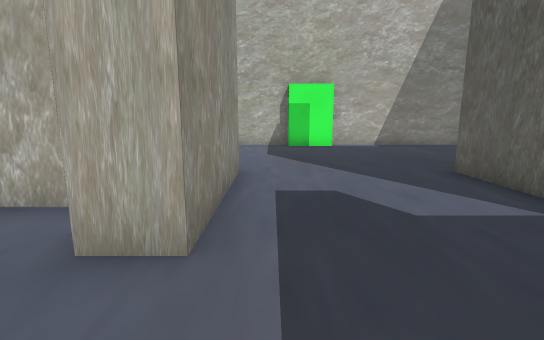
[1] (above)

18 first-person views from a walk through a scene from a Unity 3-D project. The camera is 1.2 m above the floor, tilts 10° down and sees 85° across. The floor is counted in squares, 1 m on a side. Each view is taken from the middle of a square. On the plan, view 1 faces up. The plan holds only what a view shows up to about 13 squares ahead; the rest is blank. The place goes on beyond the plan. The player is left out.

[2]
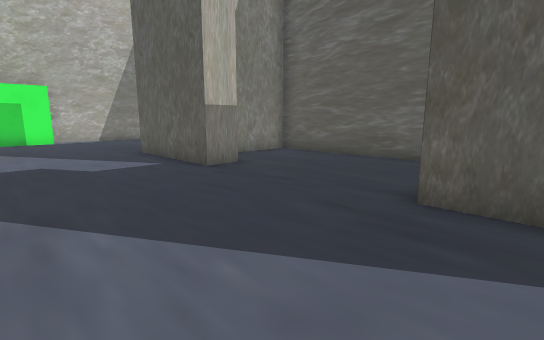

[3]
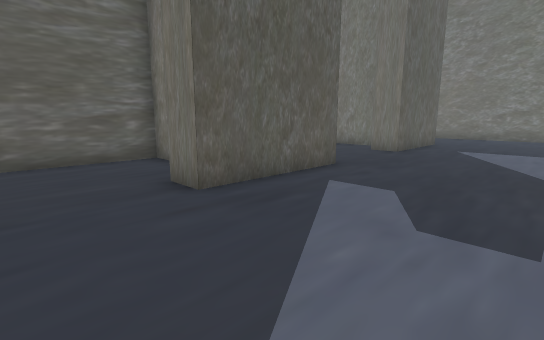

[4]
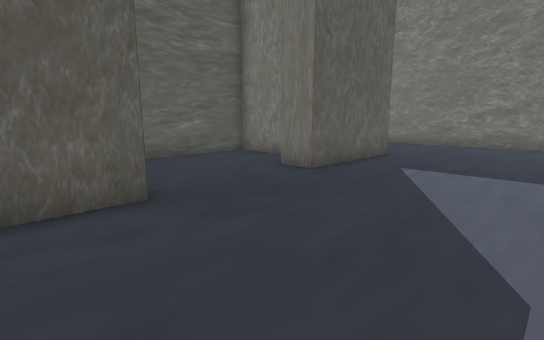

[5]
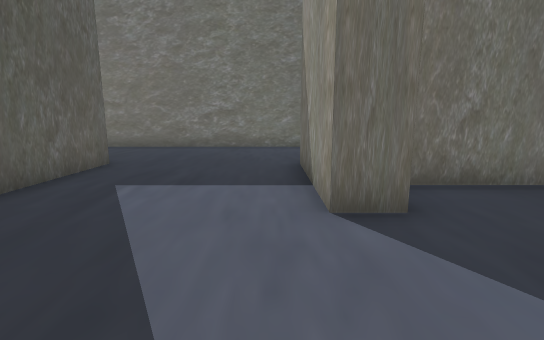

[6]
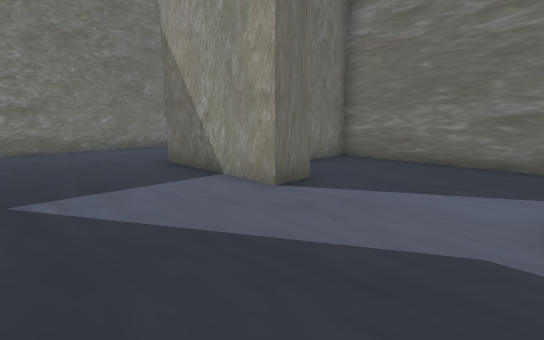

[7]
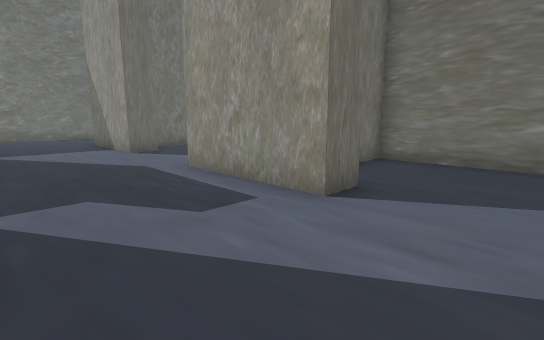

[8]
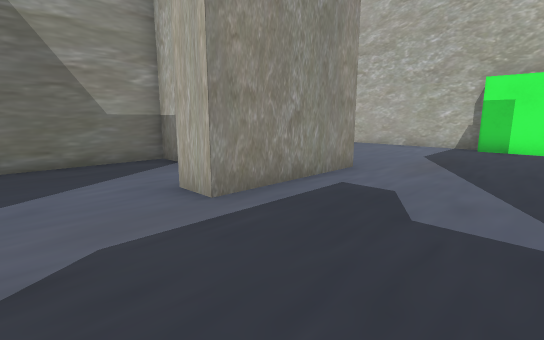

[9]
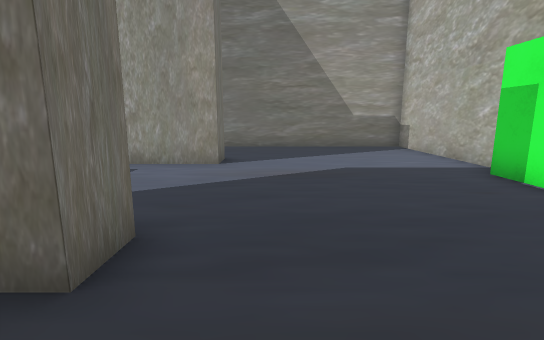

[10]
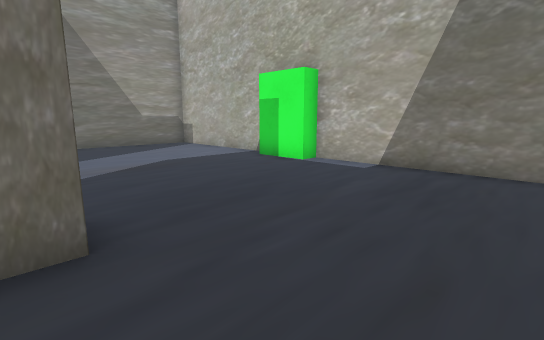

[11]
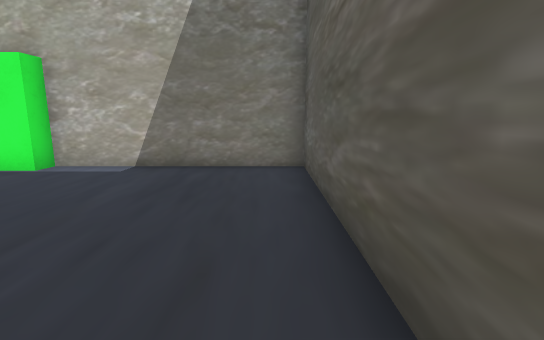

[12]
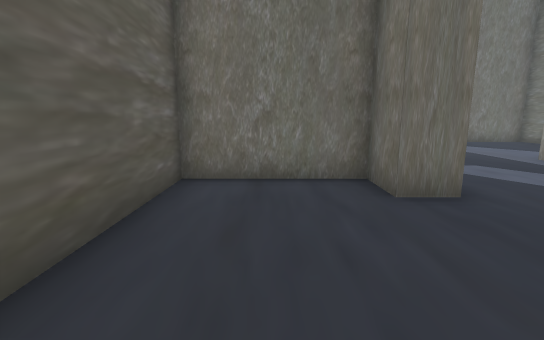

[13]
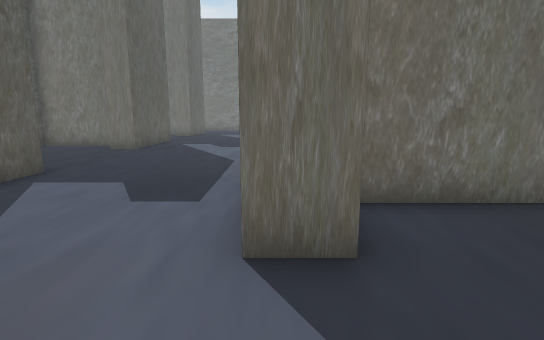

[14]
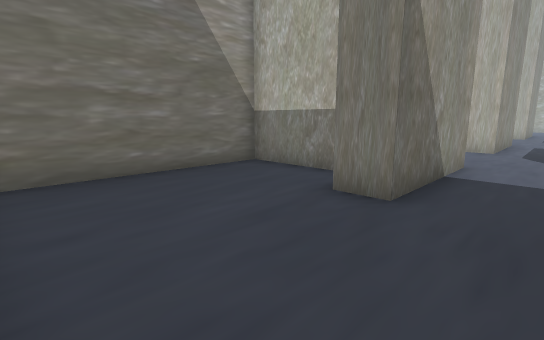

[15]
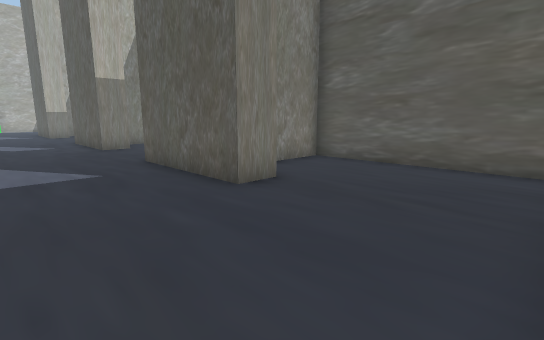

[16]
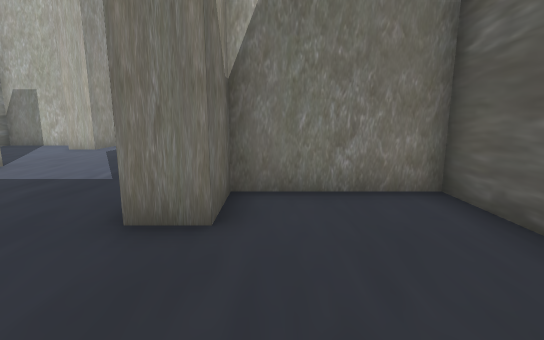

[17]
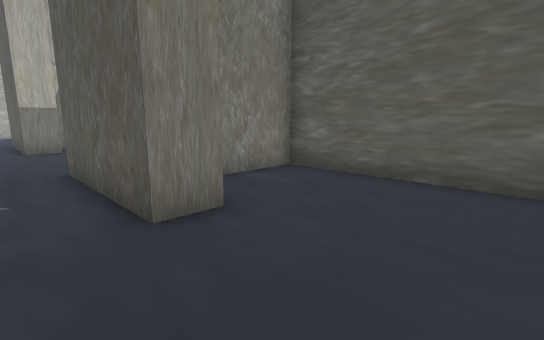

[18]
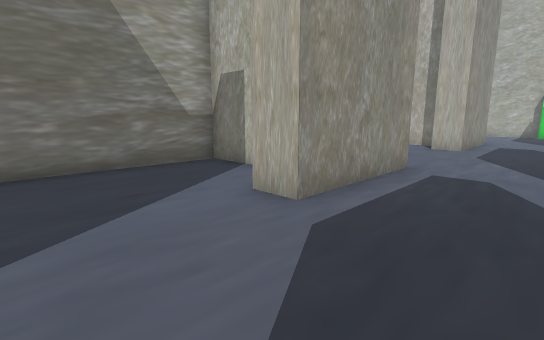

### Floor plan
Points are (right, up) in squares from view 1. A wall is a line through its corners. A room is listed if a view was taken in it or the views show most of it. See-through windows are left out.
Room 1 (views 1, 2, 3, 4, 5, 6, 7, 8, 9, 10, 11, 12, 13, 14, 15, 16, 17, 18)
walls: (-1.8, -2.6) (-0.7, -2.6) (-0.7, -6.7) (-1.8, -6.7); (-2.9, -4.9) (-5.5, -4.9) (-5.5, -12.2) (-2.4, -12.2); (6, -3.9) (8.8, -3.9) (8.8, 4.2) (5.4, 4.2); (5.4, -6.7) (4.3, -6.7) (4.3, -2.6) (5.4, -2.6); (5.1, 2.4) (4.1, 2.4) (4.1, 6.6) (5.1, 6.6) (5.1, 5.2) (8.8, 5.2) (8.8, 13.3) (2.6, 13.3); (-2.1, 3.9) (-5.5, 3.9) (-5.5, -3.9) (-4.2, -3.9); (-1.8, -10.7) (-0.7, -10.7) (-0.7, -14.8) (-1.8, -14.8); (-4.9, 4.9) (-2.2, 4.9); (-1.8, 6.6) (-0.7, 6.6) (-0.7, 2.4) (-1.8, 2.4); (6, -12.2) (8.8, -12.2) (8.8, -4.9) (6.6, -4.9); (-2.8, -13.2) (-5.5, -13.2) (-5.5, -18.8); (2.6, 12.7) (0.6, 12.7); (0.6, 13.3) (-5.5, 13.3) (-5.5, 6); (-3, -19.4) (6.9, -19.4); (8.8, -18.8) (8.8, -13.2) (5.3, -13.2) (5.3, -14.8) (4.3, -14.8) (4.3, -10.7) (5.4, -10.7)

Positions as (right, up) in squares from view 1, and headings:
1: (0, 0), facing up
2: (0, -4), facing up-right
3: (0, 0), facing down-right
4: (0, -5), facing down-right
5: (0, -7), facing down
6: (3, -7), facing down-left
7: (3, 0), facing down-left
8: (3, 0), facing up-left
9: (7, 8), facing left
10: (8, 6), facing up-left
11: (8, 6), facing up
12: (7, 11), facing down
13: (-1, 9), facing down
14: (1, -19), facing up-left
15: (1, -19), facing up-right
16: (6, -18), facing up
17: (3, -10), facing up-right
18: (2, -10), facing up-left
